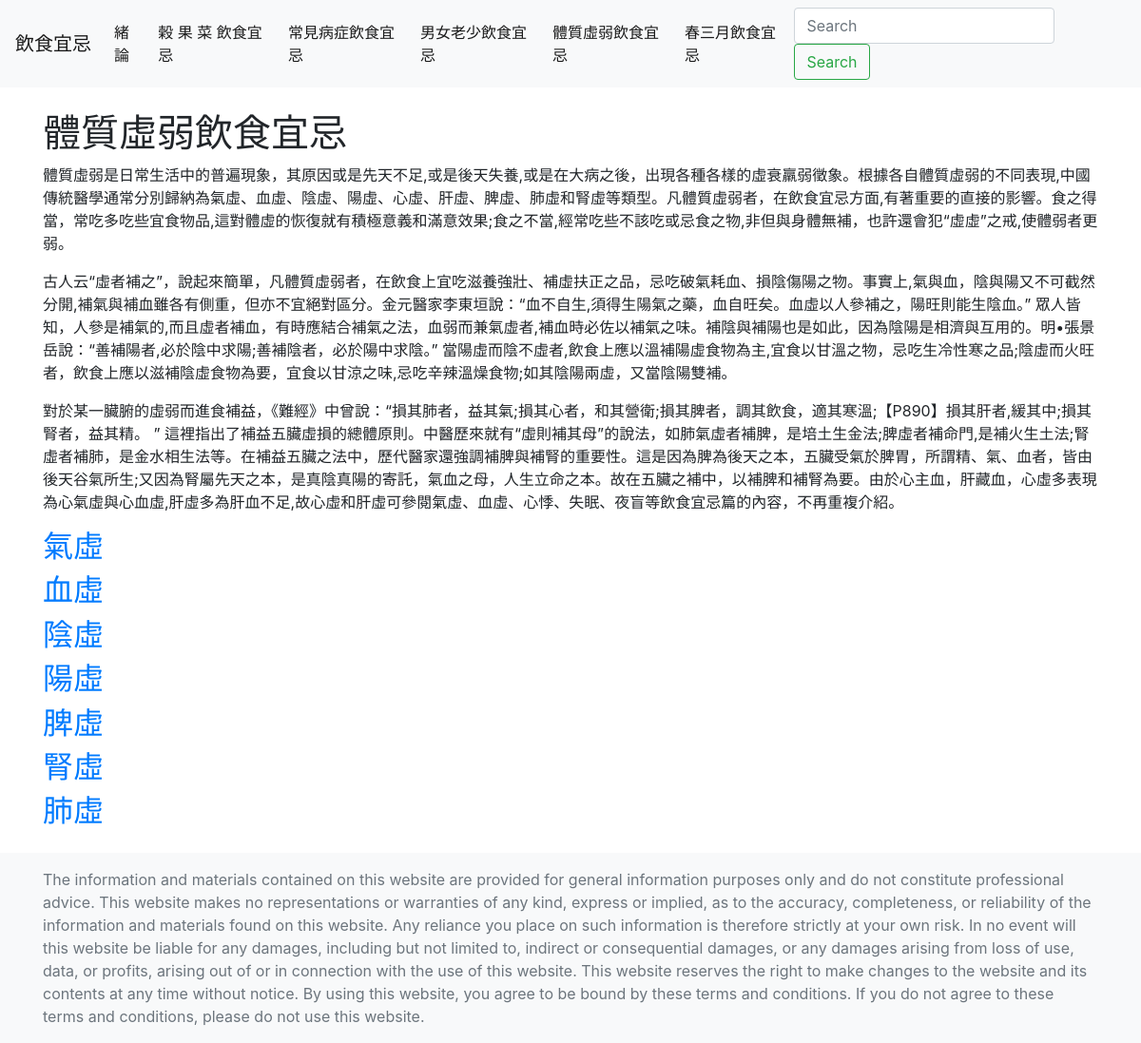
The page /deficiency on the database its author committed.
### tables this page shows
CREATE TABLE Deficiency (
    id INTEGER PRIMARY KEY AUTOINCREMENT,
    [name] VARCHAR(50),
    [description] TEXT,
    principles TEXT,
    suitable_foods TEXT,
    nonsuitable_foods TEXT
);

### routes.py (the view)
@bp.route('/deficiency')
def deficiency():
    try:
        db = DatabaseModel('database.db')
        deficiency_list = db.get_DeficiencyList()
        return render_template('deficiency.html', deficiency_list = deficiency_list)
    except Exception as e:
        return render_template('error.html', error_message=str(e)), 404

### models.py (called while the page is built)
    def get_DeficiencyList(self):
        self.cursor.row_factory = sqlite3.Row
        self.cursor.execute(f'SELECT * FROM Deficiency')
        rows = self.cursor.fetchall()
        return [dict(row) for row in rows]

### templates/deficiency.html
{% extends 'base.html' %}
{% block content %}
<h1>{% block title %} 體質虛弱飲食宜忌 {% endblock %}</h1>
<p>體質虛弱是日常生活中的普遍現象，其原因或是先天不足,或是後天失養,或是在大病之後，出現各種各樣的虛衰羸弱徵象。根據各自體質虛弱的不同表現,中國傳統醫學通常分別歸納為氣虛、血虛、陰虛、陽虛、心虛、肝虛、脾虛、肺虛和腎虛等類型。凡體質虛弱者，在飲食宜忌方面,有著重要的直接的影響。食之得當，常吃多吃些宜食物品,這對體虛的恢復就有積極意義和滿意效果;食之不當,經常吃些不該吃或忌食之物,非但與身體無補，也許還會犯“虛虛”之戒,使體弱者更弱。</p>
<p>古人云“虛者補之”，說起來簡單，凡體質虛弱者，在飲食上宜吃滋養強壯、補虛扶正之品，忌吃破氣耗血、損陰傷陽之物。事實上,氣與血，陰與陽又不可截然分開,補氣與補血雖各有側重，但亦不宜絕對區分。金元醫家李東垣說：“血不自生,須得生陽氣之藥，血自旺矣。血虛以人參補之，陽旺則能生陰血。” 眾人皆知，人參是補氣的,而且虛者補血，有時應結合補氣之法，血弱而兼氣虛者,補血時必佐以補氣之味。補陰與補陽也是如此，因為陰陽是相濟與互用的。明•張景岳說：“善補陽者,必於陰中求陽;善補陰者，必於陽中求陰。” 當陽虛而陰不虛者,飲食上應以溫補陽虛食物為主,宜食以甘溫之物，忌吃生冷性寒之品;陰虛而火旺者，飲食上應以滋補陰虛食物為要，宜食以甘涼之味,忌吃辛辣溫燥食物;如其陰陽兩虛，又當陰陽雙補。</p>
<p>對於某一臟腑的虛弱而進食補益，《難經》中曾說：“損其肺者，益其氣;損其心者，和其營衛;損其脾者，調其飲食，適其寒溫;【P890】損其肝者,緩其中;損其腎者，益其精。 ” 這裡指出了補益五臟虛損的總體原則。中醫歷來就有“虛則補其母”的說法，如肺氣虛者補脾，是培土生金法;脾虛者補命門,是補火生土法;腎虛者補肺，是金水相生法等。在補益五臟之法中，歷代醫家還強調補脾與補腎的重要性。這是因為脾為後天之本，五臟受氣於脾胃，所謂精、氣、血者，皆由後天谷氣所生;又因為腎屬先天之本，是真陰真陽的寄託，氣血之母，人生立命之本。故在五臟之補中，以補脾和補腎為要。由於心主血，肝藏血，心虛多表現為心氣虛與心血虛,肝虛多為肝血不足,故心虛和肝虛可參閱氣虛、血虛、心悸、失眠、夜盲等飲食宜忌篇的內容，不再重複介紹。
</p>
{% for deficiency in deficiency_list %}
<a href="{{ url_for('food.deficiency_details', deficiency_id=deficiency['id']) }}">
    <h2>{{ deficiency['name'] }}</h2>
</a>
{% endfor %}
{% endblock %}

### rows shown on the page
Deficiency: name "氣虛"
Deficiency: name "血虛"
Deficiency: name "陰虛"
Deficiency: name "陽虛"
Deficiency: name "脾虛"
Deficiency: name "腎虛"
Deficiency: name "肺虛"
